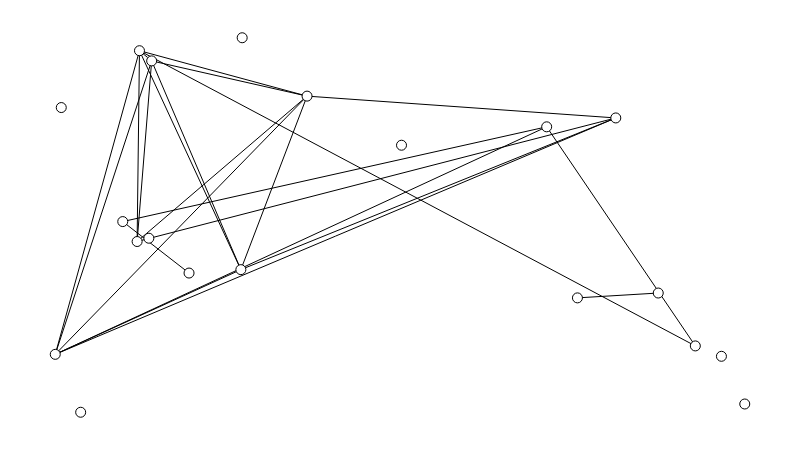
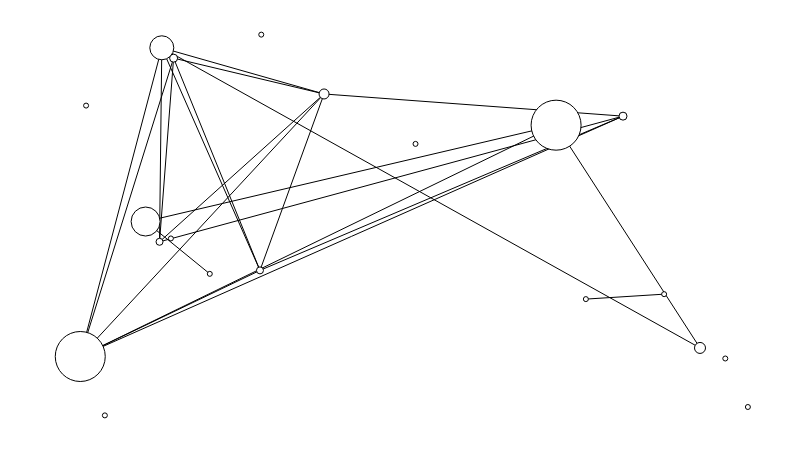
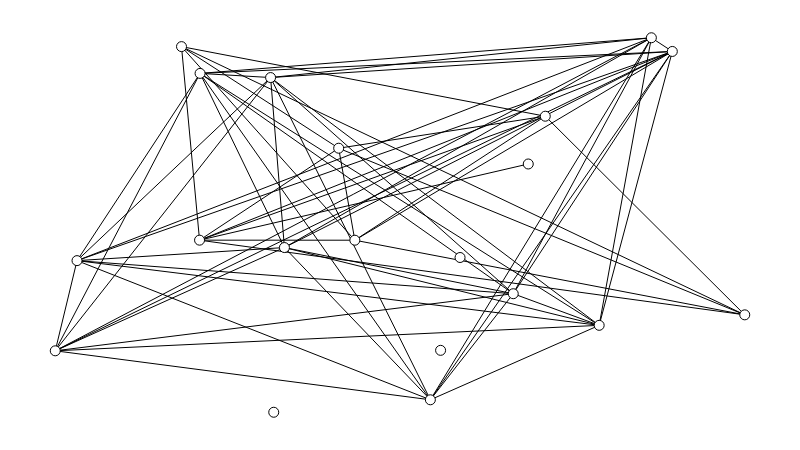
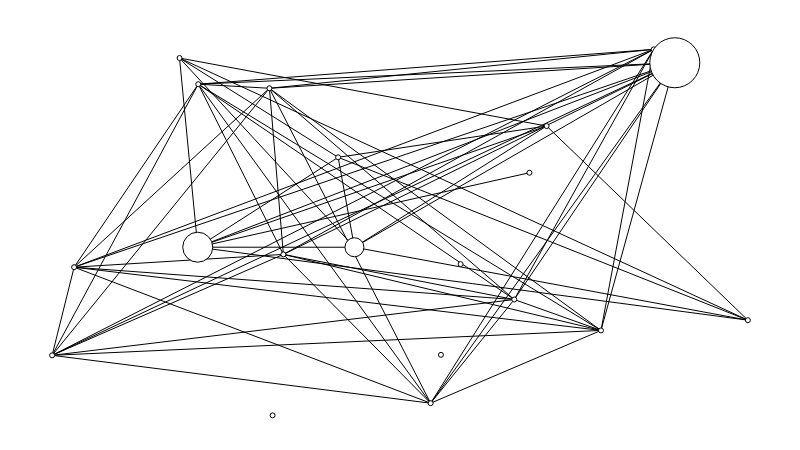

Notebook source saved alongside these figures, in order:
### Code cell
import http.client
import networkx as nx
import freeman as fm
from json import loads
from scipy import stats
from unidecode import unidecode

# https://api.rawg.io/docs/#operation/games_list

# game_nodes = {
#     id: {name: name, list: [l]},
#     id: {name: name, list: [l]},
#     id: {name: name, list: [l]}
# }

# game_edges = {
#     id: { 
#           l : peso,
#           l : peso,
#         },
#     id: { 
#           l : peso,
#           l : peso,
#         },
#     id: { 
#           l : peso,
#           l : peso,
#         },
# }

def get_rawg_api_endpoint(endpoint, conn, h) -> str:
    conn.request("GET", endpoint, headers=h)
    return loads(conn.getresponse().read())

def rawg_api_connection() -> None:
    conn = http.client.HTTPSConnection("rawg-video-games-database.p.rapidapi.com")
    headers = {
        'x-rapidapi-host': "rawg-video-games-database.p.rapidapi.com",
        'x-rapidapi-key': "c665cc5f66mshee40894946e0d28p1c5de7jsn49fab80d50ae"
        }

    return conn, headers

def gen_game_nodes(game_nodes, data, network_type) -> None:
    for game in data["results"]:
        l = []

        if network_type == 1:
            for game_tag in game["tags"]: l += [game_tag["slug"]]

        if network_type == 2:
            if game["platforms"] != None:
                for game_platform in game["platforms"]: l += [game_platform["platform"]["slug"]]
        
        # deixar vazio se platform == null?
        game_nodes[game["id"]] = { "name" : game["slug"], "list" : l }

def gen_game_edges(game_nodes, game_edges) -> None:
    for game1 in game_nodes:
        targets = {}
        
        for game2 in game_nodes:
            if game1 != game2:
                for e in game_nodes[game1]["list"]:
                    if e in game_nodes[game2]["list"] and game2 in game_edges and game1 not in game_edges[game2]:
                        if game2 in targets:
                            targets[game2] += 1
                        else: 
                            targets[game2] = 0 
        
        game_edges[game1] = targets

def build_gml(game_nodes, game_edges, network) -> None:

    with open(network, 'w') as file:
        file.write('graph [\n')
        file.write('  directed 0\n')

        for n in game_nodes.keys():
            file.write('  node [\n')
            file.write('    id {}\n'.format(n))
            file.write('    name "{}"\n'.format(unidecode(game_nodes[n]["name"])))
            file.write('  ]\n')

        for n in game_edges.keys():
            for m in game_edges[n].keys():
                file.write('  edge [\n')
                file.write('    source {}\n'.format(n))
                file.write('    target {}\n'.format(m))
                file.write('    weight {}\n'.format(game_edges[n][m]))
                file.write('  ]\n')

        file.write(']\n')

def network_nx(network):  

    g = fm.load(network)
    g.label_nodes('name')
    g.set_all_nodes(size=10, labpos='hover')
    g.draw()
    return g

def betweeness_network(network):
    bc = nx.betweenness_centrality(network)
    network.scale_nodes_size(bc)
    network.draw()

def gen_x_y(data, x1, x2, y):
    for game in data["results"]:
        lx1 = []
        lx2 = []

        for game_tag in game["tags"]: lx1 += [game_tag["slug"]]

        if game["platforms"] != None:
            for game_platform in game["platforms"]: lx2 += [game_platform["platform"]["slug"]]

        x1 += [lx1]
        x2 += [lx2]
        y += [game["rating"] + game["ratings_count"]]

def main() -> None:
    print("-------------------------------------------")

    # A. obter os dados (chamadas de API, parsing de CSV, etc.);
    
    # !: maximo de 20 jogos, talvez tenha que ser feito um for para pegar mais jogos.
    rawg_connection, rawg_headers = rawg_api_connection()
    rawg_data = get_rawg_api_endpoint(endpoint = "/games?dates=2015-03-01,2015-03-01", conn = rawg_connection, h = rawg_headers)
    
    # Rede 1: Nos: jogos; Arestas: jogos que compartilham a mesma categoria.
    # B. construir a rede (escrever GML, carregar na NetworkX);
    print("REDE 1")
    print("Nós: jogos;")
    print("Arestas: jogos que compartilham a mesma categoria;")
     
    game_nodes = {}
    game_edges = {}

    gen_game_nodes(game_nodes, rawg_data, 1)
    gen_game_edges(game_nodes, game_edges)
    build_gml(game_nodes, game_edges, 'rede1.gml')
    
    g = network_nx('rede1.gml')

    # C. calcular as métricas (chamar as funções vistas em aula ou outras);
    betweeness_network(g)

    # Rede 2: Nos: jogos; Arestas: jogos que compartilham a mesma plataforma de jogo.
    # B. construir a rede (escrever GML, carregar na NetworkX);
    print("REDE 2")
    print("Nós: jogos;")
    print("Arestas: jogos que compartilham a mesma plataforma de jogo;")
     
    game_nodes = {}
    game_edges = {}

    gen_game_nodes(game_nodes, rawg_data, 2)
    gen_game_edges(game_nodes, game_edges)
    build_gml(game_nodes, game_edges, 'rede2.gml')
    
    g = network_nx('rede2.gml')

    # C. calcular as métricas (chamar as funções vistas em aula ou outras);
    betweeness_network(g)

    # Rede 3: Nos: jogos; Arestas: jogos que compartilham mesma faixa de preco.
    # Nao foi achado dados sobre o preco dos jogos nas diferentes plataformas na api.

    # D. fazer os testes de hipótese (regressão, teste-t, etc.).
    x_tag = []
    x_platforms = []
    y_rv = []
    gen_x_y(rawg_data, x_tag, x_platforms, y_rv)

    # nao esta funcionando o teste-t
    # motivo: os x's sao uma lista que contem varias outras dentro.
    #t2, p2 = stats.ttest_ind(x_tag, y_rv)
    #print("t = " + str(t2))
    #print("p = " + str(p2))

if __name__ == "__main__":
    main()

### Figure 1 — Plotly figure (JSON) as saved in the notebook; plotly's stock layout.template omitted (floating-point values rounded to 4 significant figures)
{"data": [{"hoverinfo": "none", "line": {"color": "rgb(127, 127, 127)", "dash": "solid", "width": 0}, "mode": "lines", "type": "scatter", "x": [0.4898, 0.4898, null, 0, 1, null], "y": [0, 1, null, 0.5047, 0.5047, null]}, {"hoverinfo": "none", "line": {"color": "rgb(0, 0, 0)", "dash": "solid", "width": 1}, "mode": "lines", "type": "scatter", "x": [0.8745, 0.7573, null, 0.1398, 0.1187, null, 0.1398, 0.3652, null, 0.1398, 0.1221, null, 0.1398, 0.2692, null, 0.1398, 0, null, 0.1187, 0.813, null, 0.1187, 0.3652, null, 0.1187, 0.1221, null, 0.194, 0.09789, null, 0.813, 0.3652, null, 0.813, 0.2692, null, 0.813, 0, null, 0.3652, 0.1221, null, 0.3652, 0.2692, null, 0.3652, 0, null, 0.1221, 0.2692, null, 0.1221, 0, null, 0.1221, 0.9283, null, 0.2692, 0, null, 0, 0.7127, null, 0.09789, 0.7127, null, 0.7127, 0.9283, null], "y": [0.3183, 0.3054, null, 0.9382, 0.4559, null, 0.9382, 0.8441, null, 0.9382, 0.9654, null, 0.9382, 0.3808, null, 0.9382, 0.1546, null, 0.4559, 0.7859, null, 0.4559, 0.8441, null, 0.4559, 0.9654, null, 0.3717, 0.5091, null, 0.7859, 0.8441, null, 0.7859, 0.3808, null, 0.7859, 0.1546, null, 0.8441, 0.9654, null, 0.8441, 0.3808, null, 0.8441, 0.1546, null, 0.9654, 0.3808, null, 0.9654, 0.1546, null, 0.9654, 0.1771, null, 0.3808, 0.1546, null, 0.1546, 0.7622, null, 0.5091, 0.7622, null, 0.7622, 0.1771, null]}, {"hoverinfo": "text", "marker": {"color": "rgb(255, 255, 255)", "line": {"color": "rgb(0, 0, 0)", "width": 1}, "size": 10, "symbol": "circle"}, "mode": "markers", "text": ["fake-colours", "dimmdrive-gaming-ramdrive-10000-mbs", "my-talking-angela", "wrc-the-official-game", "i-wanna-be-the-co-op", "perfect-glowing-bodies", "funeral", "tanktrouble-mobile-mayhem", "mlg-bouncing-simulator-2015", "extreme-motor-bike-ride-simulator-3d-steer-the-mot", "ice-age-avalanche", "best-casino-social-slots-fun", "brutal-donut", "pengu-the-flying-penguin-unforgettable-chilly-adve", "fruits-pair-festival-january", "lunar-lander-relaunched", "no-idea-for-name", "armageddon-itch-4xisblack", "jashanoid", "death-duel-itch"], "textfont": {"color": "rgb(0, 0, 0)"}, "textposition": "middle center", "type": "scatter", "x": [0.8745, 0.7573, 0.1398, 0.1187, 1, 0.194, 0.03686, 0.813, 0.5022, 0.3652, 0.008728, 0.1221, 0.2692, 0, 0.2711, 0.9662, 0.1358, 0.09789, 0.7127, 0.9283], "y": [0.3183, 0.3054, 0.9382, 0.4559, 0.02203, 0.3717, 0, 0.7859, 0.713, 0.8441, 0.8136, 0.9654, 0.3808, 0.1546, 1, 0.1494, 0.4647, 0.5091, 0.7622, 0.1771]}, {"hoverinfo": "none", "mode": "text", "text": [], "textfont": {"color": "rgb(255, 255, 255)"}, "textposition": "middle center", "type": "scatter", "x": [], "y": []}, {"hoverinfo": "none", "mode": "text", "text": [null, null, null, null, null, null, null, null, null, null, null, null, null, null, null, null, null, null, null, null], "textfont": {"color": "rgb(0, 0, 0)"}, "textposition": "middle center", "type": "scatter", "x": [0.8745, 0.7573, 0.1398, 0.1187, 1, 0.194, 0.03686, 0.813, 0.5022, 0.3652, 0.008728, 0.1221, 0.2692, 0, 0.2711, 0.9662, 0.1358, 0.09789, 0.7127, 0.9283], "y": [0.3183, 0.3054, 0.9382, 0.4559, 0.02203, 0.3717, 0, 0.7859, 0.713, 0.8441, 0.8136, 0.9654, 0.3808, 0.1546, 1, 0.1494, 0.4647, 0.5091, 0.7622, 0.1771]}, {"hoverinfo": "none", "mode": "text", "text": [null, null, null, null, null, null, null, null, null, null, null, null, null, null, null, null, null, null, null, null, null, null, null], "textfont": {"color": "rgb(0, 0, 0)"}, "textposition": "middle center", "type": "scatter", "x": [0.8168, 0.1436, 0.2557, 0.1217, 0.2177, 0.08357, 0.4622, 0.2326, 0.1061, 0.1371, 0.5881, 0.5465, 0.4121, 0.2399, 0.3306, 0.1929, 0.2087, 0.07493, 0.532, 0.1406, 0.3503, 0.4022, 0.8324], "y": [0.2857, 0.695, 0.9168, 0.9317, 0.6698, 0.5383, 0.6463, 0.6699, 0.711, 0.4198, 0.7888, 0.559, 0.4461, 0.8795, 0.6032, 0.4811, 0.6841, 0.5531, 0.5944, 0.2439, 0.4822, 0.6613, 0.4843]}, {"hoverinfo": "none", "marker": {"color": "rgba(255, 255, 255, 0)", "line": {"color": "rgba(255, 255, 255, 0)", "width": 0}, "size": 0, "symbol": "circle"}, "mode": "markers", "type": "scatter", "x": [0.5, 0, 1, 0.5], "y": [0, 0.5, 0.5, 1]}], "layout": {"height": 450, "hovermode": "closest", "margin": {"b": 10, "l": 10, "r": 10, "t": 10}, "plot_bgcolor": "rgb(255, 255, 255)", "showlegend": false, "width": 800, "xaxis": {"showgrid": false, "showticklabels": false, "zeroline": false}, "yaxis": {"showgrid": false, "showticklabels": false, "zeroline": false}}}

### Figure 2 — Plotly figure (JSON) as saved in the notebook; plotly's stock layout.template omitted (floating-point values rounded to 4 significant figures)
{"data": [{"hoverinfo": "none", "line": {"color": "rgb(127, 127, 127)", "dash": "solid", "width": 0}, "mode": "lines", "type": "scatter", "x": [0.4898, 0.4898, null, 0, 1, null], "y": [0, 1, null, 0.5047, 0.5047, null]}, {"hoverinfo": "none", "line": {"color": "rgb(0, 0, 0)", "dash": "solid", "width": 1}, "mode": "lines", "type": "scatter", "x": [0.8745, 0.7573, null, 0.1398, 0.1187, null, 0.1398, 0.3652, null, 0.1398, 0.1221, null, 0.1398, 0.2692, null, 0.1398, 0, null, 0.1187, 0.813, null, 0.1187, 0.3652, null, 0.1187, 0.1221, null, 0.194, 0.09789, null, 0.813, 0.3652, null, 0.813, 0.2692, null, 0.813, 0, null, 0.3652, 0.1221, null, 0.3652, 0.2692, null, 0.3652, 0, null, 0.1221, 0.2692, null, 0.1221, 0, null, 0.1221, 0.9283, null, 0.2692, 0, null, 0, 0.7127, null, 0.09789, 0.7127, null, 0.7127, 0.9283, null], "y": [0.3183, 0.3054, null, 0.9382, 0.4559, null, 0.9382, 0.8441, null, 0.9382, 0.9654, null, 0.9382, 0.3808, null, 0.9382, 0.1546, null, 0.4559, 0.7859, null, 0.4559, 0.8441, null, 0.4559, 0.9654, null, 0.3717, 0.5091, null, 0.7859, 0.8441, null, 0.7859, 0.3808, null, 0.7859, 0.1546, null, 0.8441, 0.9654, null, 0.8441, 0.3808, null, 0.8441, 0.1546, null, 0.9654, 0.3808, null, 0.9654, 0.1546, null, 0.9654, 0.1771, null, 0.3808, 0.1546, null, 0.1546, 0.7622, null, 0.5091, 0.7622, null, 0.7622, 0.1771, null]}, {"hoverinfo": "text", "marker": {"color": "rgb(255, 255, 255)", "line": {"color": "rgb(0, 0, 0)", "width": 1}, "size": 5, "symbol": "circle"}, "mode": "markers", "text": ["fake-colours", "dimmdrive-gaming-ramdrive-10000-mbs", "i-wanna-be-the-co-op", "perfect-glowing-bodies", "funeral", "mlg-bouncing-simulator-2015", "ice-age-avalanche", "fruits-pair-festival-january", "lunar-lander-relaunched", "no-idea-for-name"], "textfont": {"color": "rgb(0, 0, 0)"}, "textposition": "middle center", "type": "scatter", "x": [0.8745, 0.7573, 1, 0.194, 0.03686, 0.5022, 0.008728, 0.2711, 0.9662, 0.1358], "y": [0.3183, 0.3054, 0.02203, 0.3717, 0, 0.713, 0.8136, 1, 0.1494, 0.4647]}, {"hoverinfo": "text", "marker": {"color": "rgb(255, 255, 255)", "line": {"color": "rgb(0, 0, 0)", "width": 1}, "size": 8, "symbol": "circle"}, "mode": "markers", "text": ["my-talking-angela", "tanktrouble-mobile-mayhem"], "textfont": {"color": "rgb(0, 0, 0)"}, "textposition": "middle center", "type": "scatter", "x": [0.1398, 0.813], "y": [0.9382, 0.7859]}, {"hoverinfo": "text", "marker": {"color": "rgb(255, 255, 255)", "line": {"color": "rgb(0, 0, 0)", "width": 1}, "size": 7, "symbol": "circle"}, "mode": "markers", "text": ["wrc-the-official-game", "brutal-donut"], "textfont": {"color": "rgb(0, 0, 0)"}, "textposition": "middle center", "type": "scatter", "x": [0.1187, 0.2692], "y": [0.4559, 0.3808]}, {"hoverinfo": "text", "marker": {"color": "rgb(255, 255, 255)", "line": {"color": "rgb(0, 0, 0)", "width": 1}, "size": 10, "symbol": "circle"}, "mode": "markers", "text": ["extreme-motor-bike-ride-simulator-3d-steer-the-mot"], "textfont": {"color": "rgb(0, 0, 0)"}, "textposition": "middle center", "type": "scatter", "x": [0.3652], "y": [0.8441]}, {"hoverinfo": "text", "marker": {"color": "rgb(255, 255, 255)", "line": {"color": "rgb(0, 0, 0)", "width": 1}, "size": 24, "symbol": "circle"}, "mode": "markers", "text": ["best-casino-social-slots-fun"], "textfont": {"color": "rgb(0, 0, 0)"}, "textposition": "middle center", "type": "scatter", "x": [0.1221], "y": [0.9654]}, {"hoverinfo": "text", "marker": {"color": "rgb(255, 255, 255)", "line": {"color": "rgb(0, 0, 0)", "width": 1}, "size": 50, "symbol": "circle"}, "mode": "markers", "text": ["pengu-the-flying-penguin-unforgettable-chilly-adve", "jashanoid"], "textfont": {"color": "rgb(0, 0, 0)"}, "textposition": "middle center", "type": "scatter", "x": [0, 0.7127], "y": [0.1546, 0.7622]}, {"hoverinfo": "text", "marker": {"color": "rgb(255, 255, 255)", "line": {"color": "rgb(0, 0, 0)", "width": 1}, "size": 29, "symbol": "circle"}, "mode": "markers", "text": ["armageddon-itch-4xisblack"], "textfont": {"color": "rgb(0, 0, 0)"}, "textposition": "middle center", "type": "scatter", "x": [0.09789], "y": [0.5091]}, {"hoverinfo": "text", "marker": {"color": "rgb(255, 255, 255)", "line": {"color": "rgb(0, 0, 0)", "width": 1}, "size": 11, "symbol": "circle"}, "mode": "markers", "text": ["death-duel-itch"], "textfont": {"color": "rgb(0, 0, 0)"}, "textposition": "middle center", "type": "scatter", "x": [0.9283], "y": [0.1771]}, {"hoverinfo": "none", "mode": "text", "text": [], "textfont": {"color": "rgb(255, 255, 255)"}, "textposition": "middle center", "type": "scatter", "x": [], "y": []}, {"hoverinfo": "none", "mode": "text", "text": [null, null, null, null, null, null, null, null, null, null, null, null, null, null, null, null, null, null, null, null], "textfont": {"color": "rgb(0, 0, 0)"}, "textposition": "middle center", "type": "scatter", "x": [0.8745, 0.7573, 0.1398, 0.1187, 1, 0.194, 0.03686, 0.813, 0.5022, 0.3652, 0.008728, 0.1221, 0.2692, 0, 0.2711, 0.9662, 0.1358, 0.09789, 0.7127, 0.9283], "y": [0.3183, 0.3054, 0.9382, 0.4559, 0.02203, 0.3717, 0, 0.7859, 0.713, 0.8441, 0.8136, 0.9654, 0.3808, 0.1546, 1, 0.1494, 0.4647, 0.5091, 0.7622, 0.1771]}, {"hoverinfo": "none", "mode": "text", "text": [null, null, null, null, null, null, null, null, null, null, null, null, null, null, null, null, null, null, null, null, null, null, null], "textfont": {"color": "rgb(0, 0, 0)"}, "textposition": "middle center", "type": "scatter", "x": [0.8168, 0.1436, 0.2557, 0.1217, 0.2177, 0.08357, 0.4622, 0.2326, 0.1061, 0.1371, 0.5881, 0.5465, 0.4121, 0.2399, 0.3306, 0.1929, 0.2087, 0.07493, 0.532, 0.1406, 0.3503, 0.4022, 0.8324], "y": [0.2857, 0.695, 0.9168, 0.9317, 0.6698, 0.5383, 0.6463, 0.6699, 0.711, 0.4198, 0.7888, 0.559, 0.4461, 0.8795, 0.6032, 0.4811, 0.6841, 0.5531, 0.5944, 0.2439, 0.4822, 0.6613, 0.4843]}, {"hoverinfo": "none", "marker": {"color": "rgba(255, 255, 255, 0)", "line": {"color": "rgba(255, 255, 255, 0)", "width": 0}, "size": 0, "symbol": "circle"}, "mode": "markers", "type": "scatter", "x": [0.5, 0, 1, 0.5], "y": [0, 0.5, 0.5, 1]}], "layout": {"height": 450, "hovermode": "closest", "margin": {"b": 10, "l": 10, "r": 10, "t": 10}, "plot_bgcolor": "rgb(255, 255, 255)", "showlegend": false, "width": 800, "xaxis": {"showgrid": false, "showticklabels": false, "zeroline": false}, "yaxis": {"showgrid": false, "showticklabels": false, "zeroline": false}}}

### Figure 3 — Plotly figure (JSON) as saved in the notebook; plotly's stock layout.template omitted (floating-point values rounded to 4 significant figures; data arrays with more than 128 entries replaced by an {"elided": "..."} marker saying what was removed)
{"data": [{"hoverinfo": "none", "line": {"color": "rgb(127, 127, 127)", "dash": "solid", "width": 0}, "mode": "lines", "type": "scatter", "x": [0.6025, 0.6025, null, 0, 1, null], "y": [0, 1, null, 0.5041, 0.5041, null]}, {"hoverinfo": "none", "line": {"color": "rgb(0, 0, 0)", "dash": "solid", "width": 1}, "mode": "lines", "type": "scatter", "x": {"elided": "189 float values"}, "y": {"elided": "189 float values"}}, {"hoverinfo": "text", "marker": {"color": "rgb(255, 255, 255)", "line": {"color": "rgb(0, 0, 0)", "width": 1}, "size": 10, "symbol": "circle"}, "mode": "markers", "text": ["fake-colours", "dimmdrive-gaming-ramdrive-10000-mbs", "my-talking-angela", "wrc-the-official-game", "i-wanna-be-the-co-op", "perfect-glowing-bodies", "funeral", "tanktrouble-mobile-mayhem", "mlg-bouncing-simulator-2015", "extreme-motor-bike-ride-simulator-3d-steer-the-mot", "ice-age-avalanche", "best-casino-social-slots-fun", "brutal-donut", "pengu-the-flying-penguin-unforgettable-chilly-adve", "fruits-pair-festival-january", "lunar-lander-relaunched", "no-idea-for-name", "armageddon-itch-4xisblack", "jashanoid", "death-duel-itch"], "textfont": {"color": "rgb(0, 0, 0)"}, "textposition": "middle center", "type": "scatter", "x": [0.4345, 1, 0.3324, 0.3123, 0.2093, 0.1831, 0.5871, 0.7889, 0.7107, 0, 0.6643, 0.8646, 0.03158, 0.544, 0.21, 0.8949, 0.3169, 0.686, 0.4111, 0.5589], "y": [0.4594, 0.2601, 0.4398, 0.8937, 0.4595, 0.9763, 0.4132, 0.2321, 0.7905, 0.1641, 0.3165, 1, 0.4049, 0.03326, 0.9048, 0.9634, 0, 0.6629, 0.705, 0.1653]}, {"hoverinfo": "none", "mode": "text", "text": [], "textfont": {"color": "rgb(255, 255, 255)"}, "textposition": "middle center", "type": "scatter", "x": [], "y": []}, {"hoverinfo": "none", "mode": "text", "text": [null, null, null, null, null, null, null, null, null, null, null, null, null, null, null, null, null, null, null, null], "textfont": {"color": "rgb(0, 0, 0)"}, "textposition": "middle center", "type": "scatter", "x": [0.4345, 1, 0.3324, 0.3123, 0.2093, 0.1831, 0.5871, 0.7889, 0.7107, 0, 0.6643, 0.8646, 0.03158, 0.544, 0.21, 0.8949, 0.3169, 0.686, 0.4111, 0.5589], "y": [0.4594, 0.2601, 0.4398, 0.8937, 0.4595, 0.9763, 0.4132, 0.2321, 0.7905, 0.1641, 0.3165, 1, 0.4049, 0.03326, 0.9048, 0.9634, 0, 0.6629, 0.705, 0.1653]}, {"hoverinfo": "none", "mode": "text", "text": [null, null, null, null, null, null, null, null, null, null, null, null, null, null, null, null, null, null, null, null, null, null, null, null, null, null, null, null, null, null, null, null, null, null, null, null, null, null, null, null, null, null, null, null, null, null, null, null, null, null, null, null, null, null, null, null, null, null, null, null, null, null, null], "textfont": {"color": "rgb(0, 0, 0)"}, "textposition": "middle center", "type": "scatter", "x": [0.72, 0.3219, 0.2981, 0.5647, 0.6573, 0.4086, 0.6027, 0.5853, 0.8452, 0.7, 0.308, 0.5641, 0.1721, 0.5012, 0.5913, 0.1829, 0.4486, 0.2583, 0.6071, 0.5593, 0.1675, 0.4979, 0.5869, 0.1819, 0.4411, 0.2603, 0.6027, 0.1819, 0.4551, 0.5468, 0.4444, 0.3022, 0.4496, 0.3049, 0.3951, 0.7216, 0.8126, 0.4084, 0.6723, 0.4917, 0.828, 0.5631, 0.3303, 0.4256, 0.001816, 0.2739, 0.09226, 0.4412, 0.7517, 0.3468, 0.6155, 0.4288, 0.7676, 0.4533, 0.7166, 0.5384, 0.8877, 0.2931, 0.1088, 0.4585, 0.3653, 0.7077, 0.5518], "y": [0.3855, 0.4332, 0.7004, 0.6469, 0.7339, 0.5777, 0.3338, 0.5946, 0.5068, 0.4583, 0.6646, 0.3614, 0.278, 0.4039, 0.7426, 0.3961, 0.2546, 0.6609, 0.725, 0.5838, 0.5127, 0.6247, 0.973, 0.6303, 0.4751, 0.8731, 0.9547, 0.7155, 0.6497, 0.7358, 0.5868, 0.6041, 0.9092, 0.8627, 0.1719, 0.2497, 0.6207, 0.2924, 0.1087, 0.5463, 0.6045, 0.7218, 0.2663, 0.6052, 0.2906, 0.1247, 0.5465, 0.5873, 0.6707, 0.3345, 0.1588, 0.5893, 0.6543, 0.678, 0.503, 0.9262, 1.004, 0.2435, 0.6692, 0.7089, 0.454, 0.5132, 0.9603]}, {"hoverinfo": "none", "marker": {"color": "rgba(255, 255, 255, 0)", "line": {"color": "rgba(255, 255, 255, 0)", "width": 0}, "size": 0, "symbol": "circle"}, "mode": "markers", "type": "scatter", "x": [0.5, 0, 1, 0.5], "y": [0, 0.5, 0.5, 1]}], "layout": {"height": 450, "hovermode": "closest", "margin": {"b": 10, "l": 10, "r": 10, "t": 10}, "plot_bgcolor": "rgb(255, 255, 255)", "showlegend": false, "width": 800, "xaxis": {"showgrid": false, "showticklabels": false, "zeroline": false}, "yaxis": {"showgrid": false, "showticklabels": false, "zeroline": false}}}

### Figure 4 — Plotly figure (JSON) as saved in the notebook; plotly's stock layout.template omitted (floating-point values rounded to 4 significant figures; data arrays with more than 128 entries replaced by an {"elided": "..."} marker saying what was removed)
{"data": [{"hoverinfo": "none", "line": {"color": "rgb(127, 127, 127)", "dash": "solid", "width": 0}, "mode": "lines", "type": "scatter", "x": [0.6025, 0.6025, null, 0, 1, null], "y": [0, 1, null, 0.5041, 0.5041, null]}, {"hoverinfo": "none", "line": {"color": "rgb(0, 0, 0)", "dash": "solid", "width": 1}, "mode": "lines", "type": "scatter", "x": {"elided": "189 float values"}, "y": {"elided": "189 float values"}}, {"hoverinfo": "text", "marker": {"color": "rgb(255, 255, 255)", "line": {"color": "rgb(0, 0, 0)", "width": 1}, "size": 19, "symbol": "circle"}, "mode": "markers", "text": ["fake-colours"], "textfont": {"color": "rgb(0, 0, 0)"}, "textposition": "middle center", "type": "scatter", "x": [0.4345], "y": [0.4594]}, {"hoverinfo": "text", "marker": {"color": "rgb(255, 255, 255)", "line": {"color": "rgb(0, 0, 0)", "width": 1}, "size": 5, "symbol": "circle"}, "mode": "markers", "text": ["dimmdrive-gaming-ramdrive-10000-mbs", "my-talking-angela", "wrc-the-official-game", "perfect-glowing-bodies", "funeral", "tanktrouble-mobile-mayhem", "mlg-bouncing-simulator-2015", "extreme-motor-bike-ride-simulator-3d-steer-the-mot", "ice-age-avalanche", "best-casino-social-slots-fun", "brutal-donut", "pengu-the-flying-penguin-unforgettable-chilly-adve", "fruits-pair-festival-january", "no-idea-for-name", "armageddon-itch-4xisblack", "jashanoid", "death-duel-itch"], "textfont": {"color": "rgb(0, 0, 0)"}, "textposition": "middle center", "type": "scatter", "x": [1, 0.3324, 0.3123, 0.1831, 0.5871, 0.7889, 0.7107, 0, 0.6643, 0.8646, 0.03158, 0.544, 0.21, 0.3169, 0.686, 0.4111, 0.5589], "y": [0.2601, 0.4398, 0.8937, 0.9763, 0.4132, 0.2321, 0.7905, 0.1641, 0.3165, 1, 0.4049, 0.03326, 0.9048, 0, 0.6629, 0.705, 0.1653]}, {"hoverinfo": "text", "marker": {"color": "rgb(255, 255, 255)", "line": {"color": "rgb(0, 0, 0)", "width": 1}, "size": 30, "symbol": "circle"}, "mode": "markers", "text": ["i-wanna-be-the-co-op"], "textfont": {"color": "rgb(0, 0, 0)"}, "textposition": "middle center", "type": "scatter", "x": [0.2093], "y": [0.4595]}, {"hoverinfo": "text", "marker": {"color": "rgb(255, 255, 255)", "line": {"color": "rgb(0, 0, 0)", "width": 1}, "size": 50, "symbol": "circle"}, "mode": "markers", "text": ["lunar-lander-relaunched"], "textfont": {"color": "rgb(0, 0, 0)"}, "textposition": "middle center", "type": "scatter", "x": [0.8949], "y": [0.9634]}, {"hoverinfo": "none", "mode": "text", "text": [], "textfont": {"color": "rgb(255, 255, 255)"}, "textposition": "middle center", "type": "scatter", "x": [], "y": []}, {"hoverinfo": "none", "mode": "text", "text": [null, null, null, null, null, null, null, null, null, null, null, null, null, null, null, null, null, null, null, null], "textfont": {"color": "rgb(0, 0, 0)"}, "textposition": "middle center", "type": "scatter", "x": [0.4345, 1, 0.3324, 0.3123, 0.2093, 0.1831, 0.5871, 0.7889, 0.7107, 0, 0.6643, 0.8646, 0.03158, 0.544, 0.21, 0.8949, 0.3169, 0.686, 0.4111, 0.5589], "y": [0.4594, 0.2601, 0.4398, 0.8937, 0.4595, 0.9763, 0.4132, 0.2321, 0.7905, 0.1641, 0.3165, 1, 0.4049, 0.03326, 0.9048, 0.9634, 0, 0.6629, 0.705, 0.1653]}, {"hoverinfo": "none", "mode": "text", "text": [null, null, null, null, null, null, null, null, null, null, null, null, null, null, null, null, null, null, null, null, null, null, null, null, null, null, null, null, null, null, null, null, null, null, null, null, null, null, null, null, null, null, null, null, null, null, null, null, null, null, null, null, null, null, null, null, null, null, null, null, null, null, null], "textfont": {"color": "rgb(0, 0, 0)"}, "textposition": "middle center", "type": "scatter", "x": [0.72, 0.3219, 0.2981, 0.5647, 0.6573, 0.4086, 0.6027, 0.5853, 0.8452, 0.7, 0.308, 0.5641, 0.1721, 0.5012, 0.5913, 0.1829, 0.4486, 0.2583, 0.6071, 0.5593, 0.1675, 0.4979, 0.5869, 0.1819, 0.4411, 0.2603, 0.6027, 0.1819, 0.4551, 0.5468, 0.4444, 0.3022, 0.4496, 0.3049, 0.3951, 0.7216, 0.8126, 0.4084, 0.6723, 0.4917, 0.828, 0.5631, 0.3303, 0.4256, 0.001816, 0.2739, 0.09226, 0.4412, 0.7517, 0.3468, 0.6155, 0.4288, 0.7676, 0.4533, 0.7166, 0.5384, 0.8877, 0.2931, 0.1088, 0.4585, 0.3653, 0.7077, 0.5518], "y": [0.3855, 0.4332, 0.7004, 0.6469, 0.7339, 0.5777, 0.3338, 0.5946, 0.5068, 0.4583, 0.6646, 0.3614, 0.278, 0.4039, 0.7426, 0.3961, 0.2546, 0.6609, 0.725, 0.5838, 0.5127, 0.6247, 0.973, 0.6303, 0.4751, 0.8731, 0.9547, 0.7155, 0.6497, 0.7358, 0.5868, 0.6041, 0.9092, 0.8627, 0.1719, 0.2497, 0.6207, 0.2924, 0.1087, 0.5463, 0.6045, 0.7218, 0.2663, 0.6052, 0.2906, 0.1247, 0.5465, 0.5873, 0.6707, 0.3345, 0.1588, 0.5893, 0.6543, 0.678, 0.503, 0.9262, 1.004, 0.2435, 0.6692, 0.7089, 0.454, 0.5132, 0.9603]}, {"hoverinfo": "none", "marker": {"color": "rgba(255, 255, 255, 0)", "line": {"color": "rgba(255, 255, 255, 0)", "width": 0}, "size": 0, "symbol": "circle"}, "mode": "markers", "type": "scatter", "x": [0.5, 0, 1, 0.5], "y": [0, 0.5, 0.5, 1]}], "layout": {"height": 450, "hovermode": "closest", "margin": {"b": 10, "l": 10, "r": 10, "t": 10}, "plot_bgcolor": "rgb(255, 255, 255)", "showlegend": false, "width": 800, "xaxis": {"showgrid": false, "showticklabels": false, "zeroline": false}, "yaxis": {"showgrid": false, "showticklabels": false, "zeroline": false}}}
